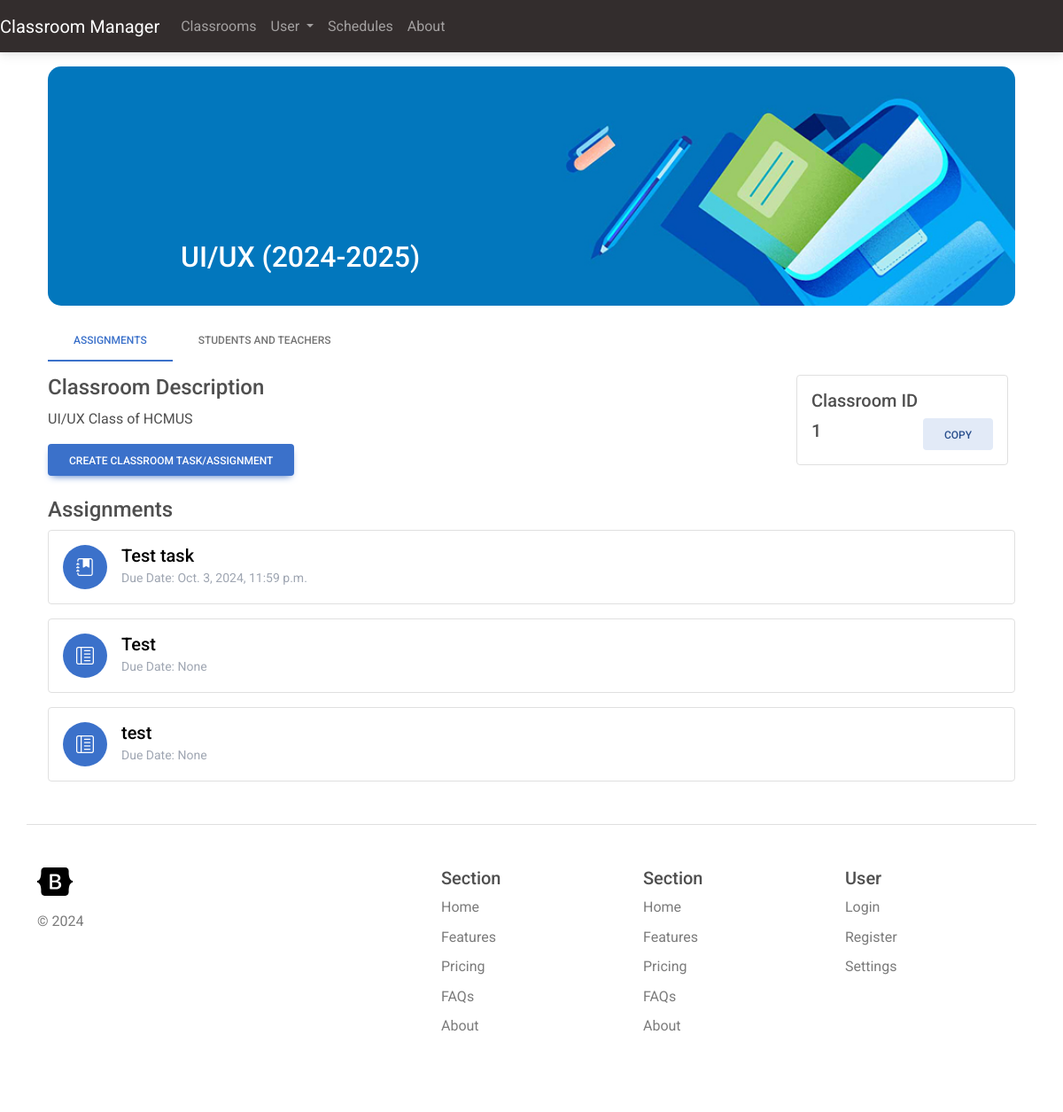
Before: /classroom/1 (signed in) with the older database file.
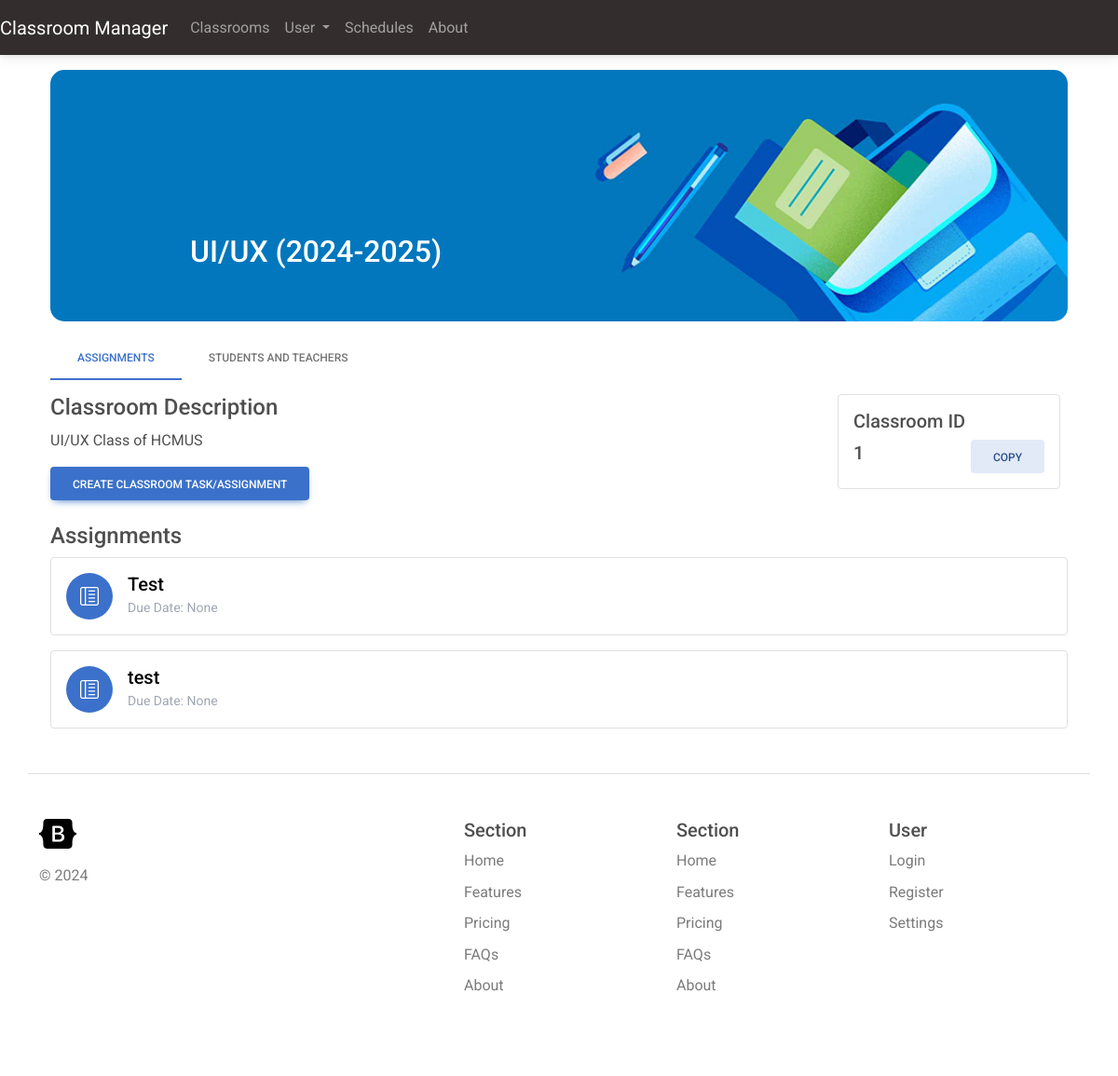
After: the same page with the newer database file.
### classroom_manager/models.py (models this page shows, shortened)
class ClassroomTask(models.Model):
    isAssignment = models.BooleanField(default=True)
    title = models.CharField(max_length=200, null=True)
    description = models.CharField(max_length=5000, null=True)
    classroom = models.ForeignKey(Classroom, on_delete=models.CASCADE)
    deadline = models.DateTimeField(null=True)
    acceptLateSubmission = models.BooleanField(default=True)

### classroom_manager/views.py (the view, shortened to what this page needs)
# urls.py: path('classroom/<int:id>', views.classroomDetailPage, name="classroom_details"),
@login_required(login_url='login')
def classroomDetailPage(request: HttpRequest, id):
    if request.method == 'GET':
        classroom = Classroom.objects.filter(id=id).first()
        if classroom != None:
            students = classroom.students.all()
            teachers = classroom.teachers.all()
            tasks = ClassroomTask.objects.filter(classroom=classroom).all()
            isCurrentUserTeacher = isTeacher(request.user.id, classroom.id)
            context = {'classroom': classroom, 'students': students, 'teachers': teachers, 'classroomId': id,
                       'tasks': tasks, 'isTeacher': isCurrentUserTeacher, 'joinPath': request.get_host() + reverse('join_classroom_by_id', args=[id]) }
            return render(request, 'classroom_details.html', context)
        else:
            return render(request, '404page.html')

### classroom_manager/views.py (called while the page is built)
def isTeacher(userId, classroomId):
    user = User.objects.filter(id=userId).first()
    classroom = Classroom.objects.filter(id=classroomId, teachers__id__contains=userId).first()
    if user == None or classroom == None:
        return False
    return True

### classroom_manager/templates/classroom_details.html (shortened to what this page needs)
{% extends 'navbar.html' %}
{% block content %}
{% load static %}
    <div class="container">
        <div style="width: 100%;" class="mt-3">
            <img style="width: 100%; border-radius: 15px;"  src="{% static classroom.background %}"/ >
            <div style="padding: 1rem 1.5rem; position: absolute; top: 20%; left: 15%; width: 75%; color: white;">
                <h2 style="text-overflow: ellipsis; overflow: hidden; display: block; whitespace: no-wrap;">{{ classroom.name }}</h2>
            </div>
        </div>
        <ul class="nav nav-tabs mb-2 mt-3">
            <li class="nav-item">
                <a class="nav-link active" aria-current="page" href="#">Assignments</a>
            </li>
            <li class="nav-item">
                <a class="nav-link" href="{% url 'classroom_details_users' classroom.id %}">Students and teachers</a>
            </li>
        </ul>
        <div>
            <div class="row">
                <div class="col-12 col-lg-9">
                    <h4 class="mt-2">Classroom Description</h4>
                    <p>{{ classroom.description }}</p>
                    {% if isTeacher %}
                    <a href="{% url 'task_create' classroom.id %}" class="btn btn-primary mb-3">Create classroom task/assignment</a>
                    {% endif %}
                </div>
                <div class="col-12 col-lg-3">
                    <div class="mx-2 my-2 rounded border p-3">
                        <h5>Classroom ID</h5>
                        <div class="d-flex justify-content-between align-items-center">
                            <h5>{{ classroom.id }}</h5>
                            <button class="btn btn-secondary ms-2" onclick="navigator.clipboard.writeText('{{ joinPath }}')">Copy</button>
                        </div>
                    </div>
                </div>
            </div>
            <h4 class="mt-2">Assignments</h4>
            <div>
                {% for task in tasks %}
                <a href="{% url 'task_details' task.id %}" class="text-decoration-none">
                    <div class="border rounded p-3 mb-3">
                        <div class="d-flex align-items-center">
                            <div class="bg-primary rounded-circle me-2" style="width: 50px; height: 50px; position: relative;">
                                {% if task.isAssignment %}
                                    <i class="bi bi-journal-bookmark-fill text-white" style="font-size: 20px; position: absolute; top: 50%; left: 50%; transform: translate(-50%, -50%);"></i>
                                {% else %}
                                    <i class="bi bi-layout-text-sidebar-reverse text-white" style="font-size: 20px; position: absolute; top: 50%; left: 50%; transform: translate(-50%, -50%);"></i>
                                {% endif %}
                            </div>
                            <div class="ms-2">
                                <h5 class="text-black m-auto">{{ task.title }}</h5>
                                <p class="text-secondary m-auto"><small>Due Date: {{ task.deadline }}</small></p>
                            </div>
                        </div>
                    </div>
                </a>
                {% endfor %}
            </div>
        </div>
    </div>
{% endblock %}

Changed rows visible on the page:
removed ClassroomTask: isAssignment True (drawn), title "Test task", deadline "Oct. 3, 2024, 11:59 p.m."
